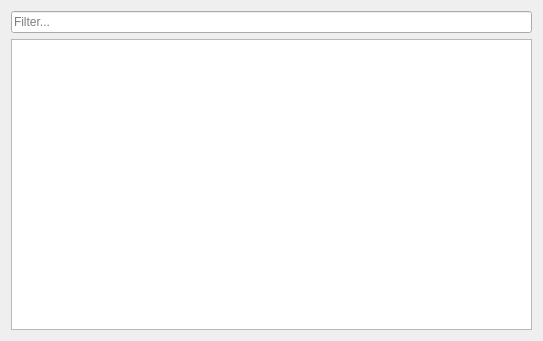
<?xml version="1.0" encoding="UTF-8"?>
<ui version="4.0">
 <class>EntryPointsDialog</class>
 <widget class="QDialog" name="EntryPointsDialog">
  <property name="geometry">
   <rect>
    <x>0</x>
    <y>0</y>
    <width>543</width>
    <height>341</height>
   </rect>
  </property>
  <property name="windowTitle">
   <string>Entry Points</string>
  </property>
  <property name="modal">
   <bool>true</bool>
  </property>
  <layout class="QVBoxLayout" name="verticalLayout">
   <item>
    <widget class="QLineEdit" name="leFilter">
     <property name="placeholderText">
      <string>Filter...</string>
     </property>
    </widget>
   </item>
   <item>
    <widget class="QTableView" name="tvEntryPoints">
     <property name="editTriggers">
      <set>QAbstractItemView::NoEditTriggers</set>
     </property>
     <property name="selectionMode">
      <enum>QAbstractItemView::SingleSelection</enum>
     </property>
     <property name="selectionBehavior">
      <enum>QAbstractItemView::SelectRows</enum>
     </property>
     <property name="showGrid">
      <bool>false</bool>
     </property>
     <property name="wordWrap">
      <bool>false</bool>
     </property>
     <attribute name="horizontalHeaderHighlightSections">
      <bool>false</bool>
     </attribute>
     <attribute name="horizontalHeaderStretchLastSection">
      <bool>false</bool>
     </attribute>
     <attribute name="verticalHeaderVisible">
      <bool>false</bool>
     </attribute>
    </widget>
   </item>
  </layout>
 </widget>
 <resources/>
 <connections/>
</ui>
